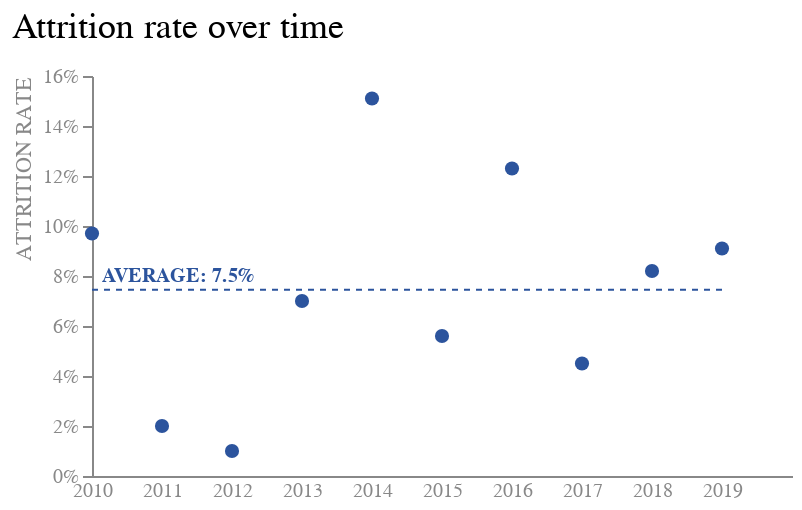

The code cell stored with this chart in its notebook:
### Code cell
base = alt.Chart(table, title = alt.Title(
                 "Attrition rate over time",
                 fontSize = 18,
                 fontWeight = 'normal',
                 anchor = 'start',
                 offset = 10))

dots = base.mark_point(filled = True, size = 50, color = '#2c549d').encode(
    x = alt.X('Year:O',
              axis = alt.Axis(labelAngle = 0, labelColor = '#888888', ticks = False),
              title = None,
              scale = alt.Scale(align = 0)
              ), 
    y = alt.Y('Attrition Rate',
              axis = alt.Axis(grid = False, titleAnchor = 'end', 
                              labelColor = "#888888", titleColor = '#888888', 
                              tickCount = 9, format = "%", titleFontWeight = 'normal'), 
              title = "ATTRITION RATE"
              ),
    opacity = alt.value(1)
    ) 

rule = base.mark_rule(color = "#2c549d", strokeDash = [3,3]).encode(
    x = alt.value(0),
    x2 = alt.value(315),
    y = 'mean(Attrition Rate)'
)

label = alt.Chart({"values": 
                    [{"text":  ['AVERAGE: 7.5%']}]
                    }
                    ).mark_text(size = 10, 
                                align = "left", 
                                dx = -170, dy = 0, 
                                color = '#2c549d',
                                fontWeight = 'bold'
                                ).encode(text = "text:N")

final = dots + rule + label
final.properties(
    width = 350,
    height = 200
).configure_view(stroke = None)

### Figure 1 — Vega-Lite specification as saved in the notebook (floating-point values rounded to 4 significant figures)
{"config": {"view": {"continuousWidth": 300, "continuousHeight": 300, "stroke": null}}, "layer": [{"mark": {"type": "point", "color": "#2c549d", "filled": true, "size": 50}, "encoding": {"opacity": {"value": 1}, "x": {"axis": {"labelAngle": 0, "labelColor": "#888888", "ticks": false}, "field": "Year", "scale": {"align": 0}, "title": null, "type": "ordinal"}, "y": {"axis": {"format": "%", "grid": false, "labelColor": "#888888", "tickCount": 9, "titleAnchor": "end", "titleColor": "#888888", "titleFontWeight": "normal"}, "field": "Attrition Rate", "title": "ATTRITION RATE", "type": "quantitative"}}, "title": {"text": "Attrition rate over time", "anchor": "start", "fontSize": 18, "fontWeight": "normal", "offset": 10}}, {"mark": {"type": "rule", "color": "#2c549d", "strokeDash": [3, 3]}, "encoding": {"x": {"value": 0}, "x2": {"value": 315}, "y": {"aggregate": "mean", "field": "Attrition Rate", "type": "quantitative"}}, "title": {"text": "Attrition rate over time", "anchor": "start", "fontSize": 18, "fontWeight": "normal", "offset": 10}}, {"data": {"name": "data-1980b1808ae6a949eac3470c1ac67659"}, "mark": {"type": "text", "align": "left", "color": "#2c549d", "dx": -170, "dy": 0, "fontWeight": "bold", "size": 10}, "encoding": {"text": {"field": "text", "type": "nominal"}}}], "data": {"name": "data-0a7ed12b3693b0f6b7061ff4e2683f48"}, "height": 200, "width": 350, "$schema": "https://vega.github.io/schema/vega-lite/v5.15.1.json", "datasets": {"data-0a7ed12b3693b0f6b7061ff4e2683f48": [{"Year": 2019, "Attrition Rate": 0.091}, {"Year": 2018, "Attrition Rate": 0.082}, {"Year": 2017, "Attrition Rate": 0.045}, {"Year": 2016, "Attrition Rate": 0.123}, {"Year": 2015, "Attrition Rate": 0.056}, {"Year": 2014, "Attrition Rate": 0.151}, {"Year": 2013, "Attrition Rate": 0.07}, {"Year": 2012, "Attrition Rate": 0.01}, {"Year": 2011, "Attrition Rate": 0.02}, {"Year": 2010, "Attrition Rate": 0.097}], "data-1980b1808ae6a949eac3470c1ac67659": [{"text": ["AVERAGE: 7.5%"]}]}}
